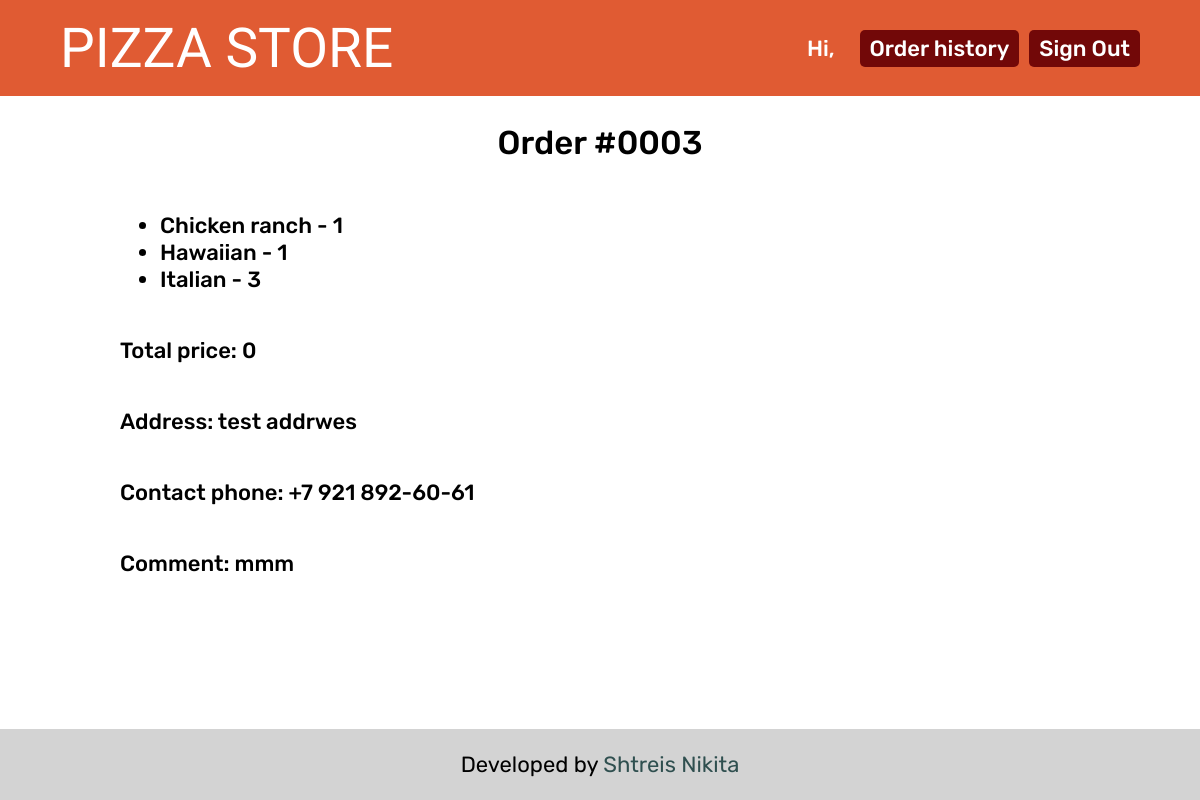
Page /orders/3 (signed in) on the committed database.
### pizza_store_app/models.py (models this page shows, shortened)
class Order(models.Model):
    customer = models.ForeignKey(Customer, on_delete=models.CASCADE, verbose_name='Покупатель')
    date = models.DateTimeField(verbose_name='Дата', auto_now_add=True)
    address = models.TextField(verbose_name='Адрес доставки', max_length='1024')
    contact_phone = models.CharField(verbose_name='Контактный номер телефона', max_length=20)
    comment = models.TextField(verbose_name='Комментарий', max_length='1024')
    total_price = models.PositiveIntegerField(verbose_name='Итоговая цена в евро')
    class Meta:
        verbose_name = 'заказ'
        verbose_name_plural = 'заказы'

class OrderedItem(models.Model):
    order = models.ForeignKey(Order, on_delete=models.CASCADE, verbose_name='Заказ')
    product = models.ForeignKey(Product, on_delete=models.CASCADE, verbose_name='Продукт')
    quantity = models.PositiveIntegerField(verbose_name='Количество')
    price_per_item = models.PositiveIntegerField(verbose_name='Цена за шт.')
    class Meta:
        verbose_name = 'заказанный продукт'
        verbose_name_plural = 'заказанные продукты'

class Product(models.Model):
    name = models.CharField(verbose_name='Название', max_length=256)
    description = models.TextField(verbose_name='Описание', max_length=512)
    category = models.ForeignKey(Category, on_delete=models.SET_NULL, verbose_name='Категория продукта', null=True,
                                 blank=True)
    image = models.CharField(verbose_name='Файл с изображением', max_length=512)
    price = models.PositiveIntegerField(verbose_name='Цена в евро')
    class Meta:
        verbose_name = 'продукт'
        verbose_name_plural = 'продукты'

### pizza_store_app/views.py (the view)
# urls.py: path('orders/<int:order_id>', views.order_details, name='order_details'),
@login_required()
def order_details(request, order_id):
    order = get_object_or_404(Order, pk=order_id, customer=request.user.customer)
    context = {
        'cart_info': get_user_cart_info(request.user),
        'order': order,
    }
    return render(request, 'pizza_store_app/order_detail.html', context)

### pizza_store_app/views.py (called while the page is built)
def get_usd_price(eur_price):
    return round(eur_price / DOLLAR_TO_EURO_RATE, 2)

### pizza_store_app/templates/pizza_store_app/order_detail.html
{% extends 'base.html' %}
{% block content %}
    <h2>Order #{{ order.id | stringformat:"04d" }}</h2>
                        <ul>
                        {% for ordered_item in order.ordereditem_set.all %}
                            <li>{{ ordered_item.product.name }} - {{ ordered_item.quantity }}</li>
                        {% endfor %}
                    </ul>
    <p>Total price: {{ order.total_price }}</p>
    <p>Address: {{ order.address }}</p>
    <p>Contact phone: {{ order.contact_phone }}</p>
    <p>Comment: {{ order.comment }}</p>
{% endblock %}

### static/css/style.css (style rules this page uses)
:root { --orange: #e05b33; --darkorange: #ca4b26; --darkred: #720808; --darkorange-opacity: rgba(202, 75, 38, 0.85); }
html, body { height: 100%; }
body { display: grid; grid-template-areas: 'header' 'content' 'footer'; grid-template-rows: auto 1fr auto; margin: 0; font-family: 'Rubik', sans-serif; font-weight: 500; font-size: 22px; }
.page-main > * { grid-column: 2; }
h2 { text-align: center; font-weight: 500; }

### rows in the picture
Order: id "0003", total_price "0", address "test addrwes", contact_phone "+7 921 892-60-61", comment "mmm"
OrderedItem: product.name "Chicken ranch", quantity "1"
OrderedItem: product.name "Hawaiian", quantity "1"
OrderedItem: product.name "Italian", quantity "3"
